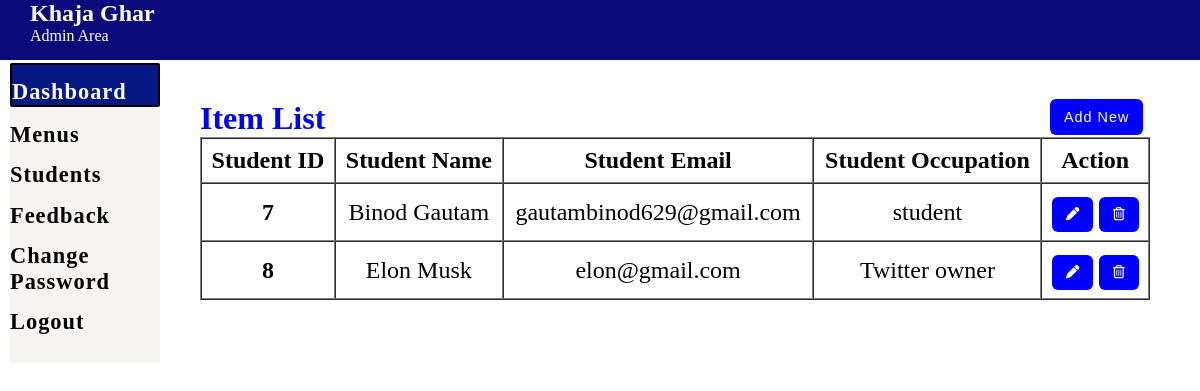
Before: /admin_Dash/students.php (signed in) with the older database file.
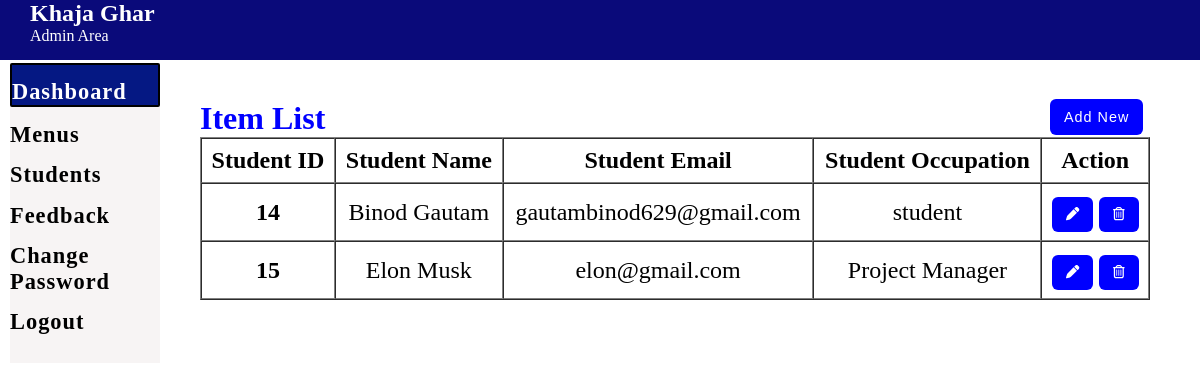
After: the same page with the newer database file.
### tables this page shows
CREATE TABLE `student` (
  `stu_id` int(11) NOT NULL,
  `stu_name` varchar(240) DEFAULT NULL,
  `stu_email` varchar(240) DEFAULT NULL,
  `stu_pass` varchar(240) DEFAULT NULL,
  `stu_occ` varchar(240) DEFAULT NULL,
  `stu_img` text DEFAULT NULL
);

### admin_Dash/students.php (the view, shortened to what this page needs)
<?php  include("nav_bar.php")?>
<section style="position:absolute; left:200px; top: 100px;">
    <div>
        <h1 style="color: blue; font-size: 2rem;">Item List</h1>
        <button style="margin-left:850px; position: absolute; top: -6px; font-size: .9rem;" class="btn"><a style="text-decoration: none; color:white;" href="add_student.php">Add New</a></button>
        <?php
     include('../php/partials/dbconnect.php');
      $sql = "SELECT * FROM student";
      $result = $conn->query($sql);
      if($result->num_rows > 0){
       echo '<table class="mytable" width="950" border="1" cellspacing="0">
       <thead>
        <tr>
         <th>Student ID</th>
         <th>Student Name</th>
         <th>Student Email</th>
         <th>Student Occupation</th>
         <th>Action</th>
        </tr>
       </thead>
       <tbody>';
        while($row = $result->fetch_assoc()){
          echo '<tr>';
          echo '<th scope="row">'.$row["stu_id"].'</th>';
          echo '<td>'. $row["stu_name"].'</td>';
          echo '<td>'.$row["stu_email"].'</td>';
          echo '<td>'.$row["stu_occ"].'</td>';
          echo '<td><form action="edit_student.php" method="POST" style="display: inline;"> <input type="hidden" name="id" value='. $row["stu_id"] .'><button type="submit" class="btn btn-info mr-3" name="view" value="View"><i class="fas fa-pen"></i></button></form>
          <form action="" method="POST" style="display: inline;" ><input type="hidden" name="id" value='. $row["stu_id"] .'><button type="submit" class="btn btn-secondary" name="delete" value="Delete"><i class="far fa-trash-alt"></i></button></form></td>
         </tr>';
        }
        echo '</tbody>
        </table>';
      } else {
        echo "0 Result";
      }
     ?>
    </div>
<?php  include("footer.php")?>

Changed rows visible on the page:
removed student: stu_id "7", stu_name "Binod Gautam", stu_email "gautambinod629@gmail.com", stu_occ "student"
removed student: stu_id "8", stu_name "Elon Musk", stu_email "elon@gmail.com", stu_occ "Twitter owner"
added student: stu_id "14", stu_name "Binod Gautam", stu_email "gautambinod629@gmail.com", stu_occ "student"
added student: stu_id "15", stu_name "Elon Musk", stu_email "elon@gmail.com", stu_occ "Project Manager"
